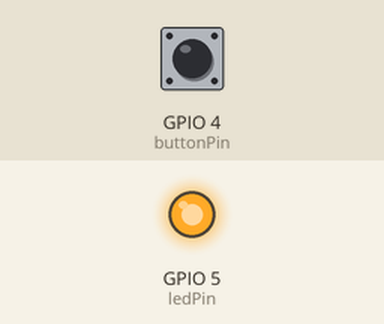
Recording of a sketch running on a simulated ESP32. Parts: output pins drawn as LEDs (lit = HIGH). Inputs (shaded band) come from the test bench; at power-on: GPIO 4 (buttonPin) HIGH. What the sketch prints to the serial monitor is not drawn.

Above: at 1.2 s.
1.3 s: GPIO 4 (buttonPin) pulled LOW for 0.15 s
At 1.37 s:
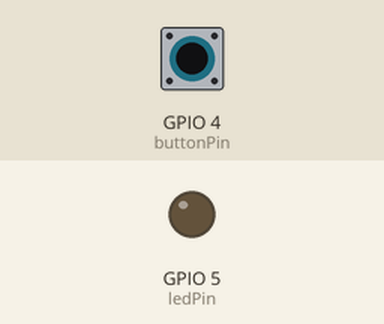
2.9 s: GPIO 4 (buttonPin) pulled LOW for 3.2 s
At 7.0 s:
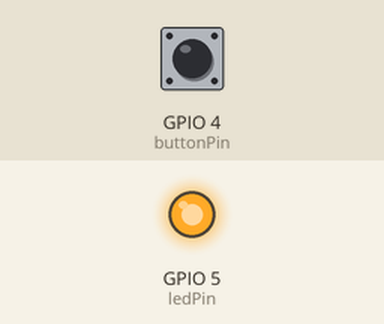
Timing chart, 0 to 8.5 s (numbered marks = the images above; inputs shaded):
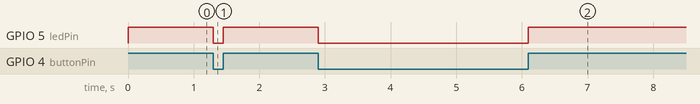

The sketch:

IoT-HW02.ino
```cpp
// Complete Instructions: https://RandomNerdTutorials.com/esp32-digital-inputs-outputs-arduino/

// set pin numbers
const int buttonPin = 4;  // the number of the pushbutton pin
const int ledPin =  5;    // the number of the LED pin

// variable for storing the pushbutton status
int buttonState = 0;

void setup() {
  Serial.begin(115200);
  // initialize the pushbutton pin as an input
  pinMode(buttonPin, INPUT_PULLUP);
  // initialize the LED pin as an output
  pinMode(ledPin, OUTPUT);
}

void loop() {
  // read the state of the pushbutton value
  buttonState = digitalRead(buttonPin);
  Serial.println(buttonState);
  // check if the pushbutton is pressed.
  // if it is, the buttonState is HIGH
  if (buttonState == LOW) {
    // turn LED on
    digitalWrite(ledPin, LOW);
    Serial.println("버튼 누름");

  } else {
    // turn LED off
    digitalWrite(ledPin, HIGH);
    Serial.println("버튼 안누름");
  }
}
```

Measured:
- after the input at 1.3 s, GPIO 5 (ledPin): HIGH → LOW at once, → HIGH 0.15 s later
- after the input at 2.9 s, GPIO 5 (ledPin): HIGH → LOW at once, → HIGH 3.2 s later
